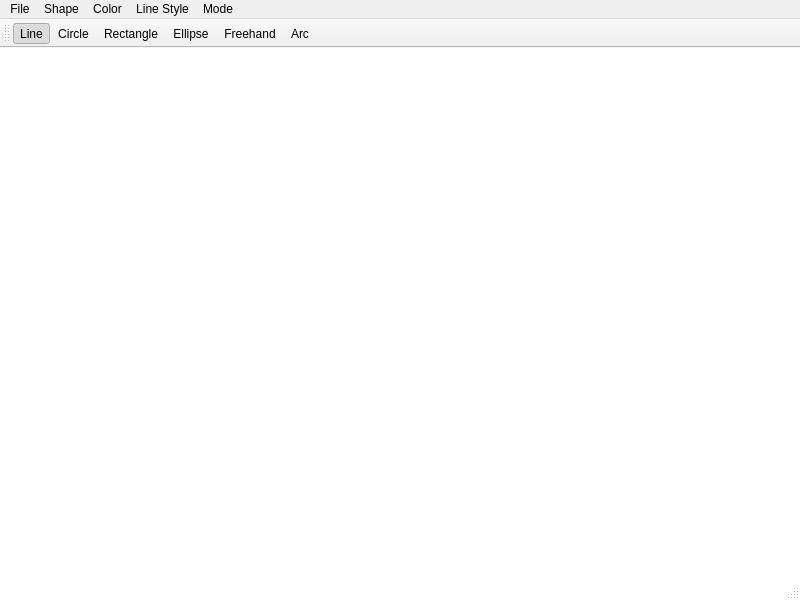
<?xml version="1.0" encoding="UTF-8"?>
<ui version="4.0">
 <class>MainWindow</class>
 <widget class="QMainWindow" name="MainWindow">
  <property name="geometry">
   <rect>
    <x>0</x>
    <y>0</y>
    <width>800</width>
    <height>600</height>
   </rect>
  </property>
  <property name="sizePolicy">
   <sizepolicy hsizetype="Preferred" vsizetype="Preferred">
    <horstretch>0</horstretch>
    <verstretch>0</verstretch>
   </sizepolicy>
  </property>
  <property name="windowTitle">
   <string>MainWindow</string>
  </property>
  <property name="windowIcon">
   <iconset resource="resources.qrc">
    <normaloff>:/icons/logo.png</normaloff>:/icons/logo.png</iconset>
  </property>
  <property name="styleSheet">
   <string notr="true">#MainWindow {background-color: rgb(255, 255, 255);}</string>
  </property>
  <widget class="QWidget" name="centralwidget"/>
  <widget class="QMenuBar" name="menubar">
   <property name="geometry">
    <rect>
     <x>0</x>
     <y>0</y>
     <width>800</width>
     <height>20</height>
    </rect>
   </property>
   <widget class="QMenu" name="menuShape">
    <property name="title">
     <string>Shape</string>
    </property>
    <addaction name="actionLine"/>
    <addaction name="actionCircle"/>
    <addaction name="actionRectangle"/>
    <addaction name="actionEllipse"/>
    <addaction name="actionArc"/>
    <addaction name="actionFreehand"/>
   </widget>
   <widget class="QMenu" name="menuCOlor">
    <property name="title">
     <string>Color</string>
    </property>
    <addaction name="actionBlack"/>
    <addaction name="actionRed"/>
    <addaction name="actionGreen"/>
    <addaction name="actionBlue"/>
    <addaction name="actionChoose_Color"/>
   </widget>
   <widget class="QMenu" name="menuLine_Style">
    <property name="title">
     <string>Line Style</string>
    </property>
    <addaction name="actionSolid"/>
    <addaction name="actionDotted"/>
    <addaction name="actionDashDot"/>
    <addaction name="actionDashDotDot"/>
   </widget>
   <widget class="QMenu" name="menuMode">
    <property name="title">
     <string>Mode</string>
    </property>
    <addaction name="actionNormal"/>
    <addaction name="actionFilled"/>
   </widget>
   <widget class="QMenu" name="menuFile">
    <property name="title">
     <string>File</string>
    </property>
    <addaction name="actionSave"/>
    <addaction name="actionOpen"/>
    <addaction name="actionClear_Drawings"/>
    <addaction name="actionExit"/>
   </widget>
   <addaction name="menuFile"/>
   <addaction name="menuShape"/>
   <addaction name="menuCOlor"/>
   <addaction name="menuLine_Style"/>
   <addaction name="menuMode"/>
  </widget>
  <widget class="QStatusBar" name="statusbar"/>
  <widget class="QToolBar" name="toolBar">
   <property name="windowTitle">
    <string>toolBar</string>
   </property>
   <attribute name="toolBarArea">
    <enum>TopToolBarArea</enum>
   </attribute>
   <attribute name="toolBarBreak">
    <bool>false</bool>
   </attribute>
   <addaction name="actionLine"/>
   <addaction name="actionCircle"/>
   <addaction name="actionRectangle"/>
   <addaction name="actionEllipse"/>
   <addaction name="actionFreehand"/>
   <addaction name="actionArc"/>
  </widget>
  <action name="actionLine">
   <property name="checkable">
    <bool>true</bool>
   </property>
   <property name="checked">
    <bool>true</bool>
   </property>
   <property name="icon">
    <iconset>
     <normalon>:/icons/line.png</normalon>
    </iconset>
   </property>
   <property name="text">
    <string>Line</string>
   </property>
   <property name="shortcut">
    <string>L</string>
   </property>
  </action>
  <action name="actionCircle">
   <property name="checkable">
    <bool>true</bool>
   </property>
   <property name="icon">
    <iconset>
     <normalon>:/icons/circle.png</normalon>
    </iconset>
   </property>
   <property name="text">
    <string>Circle</string>
   </property>
   <property name="shortcut">
    <string>C</string>
   </property>
  </action>
  <action name="actionRectangle">
   <property name="checkable">
    <bool>true</bool>
   </property>
   <property name="icon">
    <iconset>
     <normalon>:/icons/rectangle.png</normalon>
    </iconset>
   </property>
   <property name="text">
    <string>Rectangle</string>
   </property>
   <property name="shortcut">
    <string>R</string>
   </property>
  </action>
  <action name="actionEllipse">
   <property name="checkable">
    <bool>true</bool>
   </property>
   <property name="icon">
    <iconset>
     <normalon>:/icons/ellipse.png</normalon>
    </iconset>
   </property>
   <property name="text">
    <string>Ellipse</string>
   </property>
  </action>
  <action name="actionArc">
   <property name="checkable">
    <bool>true</bool>
   </property>
   <property name="icon">
    <iconset>
     <normalon>:/icons/arc.png</normalon>
    </iconset>
   </property>
   <property name="text">
    <string>Arc</string>
   </property>
  </action>
  <action name="actionFreehand">
   <property name="checkable">
    <bool>true</bool>
   </property>
   <property name="icon">
    <iconset>
     <normalon>:/icons/freehand.png</normalon>
    </iconset>
   </property>
   <property name="text">
    <string>Freehand</string>
   </property>
  </action>
  <action name="actionRed">
   <property name="checkable">
    <bool>true</bool>
   </property>
   <property name="text">
    <string>Red</string>
   </property>
  </action>
  <action name="actionGreen">
   <property name="checkable">
    <bool>true</bool>
   </property>
   <property name="text">
    <string>Green</string>
   </property>
  </action>
  <action name="actionBlue">
   <property name="checkable">
    <bool>true</bool>
   </property>
   <property name="text">
    <string>Blue</string>
   </property>
  </action>
  <action name="actionSolid">
   <property name="checkable">
    <bool>true</bool>
   </property>
   <property name="checked">
    <bool>true</bool>
   </property>
   <property name="icon">
    <iconset>
     <normalon>:/icons/solid.png</normalon>
    </iconset>
   </property>
   <property name="text">
    <string>Solid</string>
   </property>
  </action>
  <action name="actionDotted">
   <property name="checkable">
    <bool>true</bool>
   </property>
   <property name="icon">
    <iconset>
     <normalon>:/icons/dotted.png</normalon>
    </iconset>
   </property>
   <property name="text">
    <string>Dotted</string>
   </property>
  </action>
  <action name="actionBlack">
   <property name="checkable">
    <bool>true</bool>
   </property>
   <property name="checked">
    <bool>true</bool>
   </property>
   <property name="text">
    <string>Black</string>
   </property>
  </action>
  <action name="actionDashDot">
   <property name="checkable">
    <bool>true</bool>
   </property>
   <property name="icon">
    <iconset>
     <normalon>:/icons/dashdot.png</normalon>
    </iconset>
   </property>
   <property name="text">
    <string>DashDot</string>
   </property>
  </action>
  <action name="actionDashDotDot">
   <property name="checkable">
    <bool>true</bool>
   </property>
   <property name="icon">
    <iconset>
     <normalon>:/icons/dashdotdotdah.png</normalon>
    </iconset>
   </property>
   <property name="text">
    <string>DashDotDot</string>
   </property>
  </action>
  <action name="actionNormal">
   <property name="checkable">
    <bool>true</bool>
   </property>
   <property name="checked">
    <bool>true</bool>
   </property>
   <property name="text">
    <string>Normal</string>
   </property>
  </action>
  <action name="actionFilled">
   <property name="checkable">
    <bool>true</bool>
   </property>
   <property name="text">
    <string>Filled</string>
   </property>
  </action>
  <action name="actionChoose_Color">
   <property name="text">
    <string>Choose Color</string>
   </property>
  </action>
  <action name="actionSave">
   <property name="text">
    <string>Save</string>
   </property>
  </action>
  <action name="actionOpen">
   <property name="text">
    <string>Open</string>
   </property>
  </action>
  <action name="actionClear_Drawings">
   <property name="text">
    <string>Clear Drawings</string>
   </property>
  </action>
  <action name="actionExit">
   <property name="text">
    <string>Exit</string>
   </property>
  </action>
 </widget>
 <resources>
  <include location="resources.qrc"/>
 </resources>
 <connections/>
</ui>
